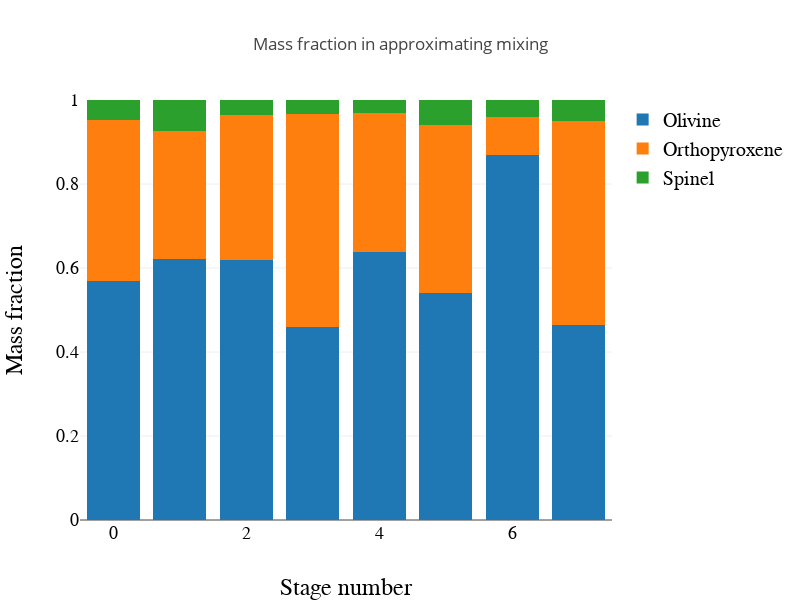

The cell this chart's notebook holds for it:
### Code cell
Plotly([
    {
        y : funcTools.zipWith((x,y)=>1-x-y)
            (parametersEachStage.mixing_stoichiometry_orthopyroxene)
            (parametersEachStage.mixing_stoichiometry_spinel),
        name : "Olivine",
        type:"bar"
    },
    {
        y : parametersEachStage.mixing_stoichiometry_orthopyroxene,
        name : "Orthopyroxene",
        type : "bar"
    },
    {
        y : parametersEachStage.mixing_stoichiometry_spinel,
        name : "Spinel",
        type : "bar"
    }
],
spread(
    middiumSize,
    legend(),
    axis("x", "Stage number"),
    axis("y", "Mass fraction", [0,1]),
    {
        barmode: "stack",
        title : "Mass fraction in approximating mixing",
    }
)
)

### Figure 1 — Plotly figure (JSON) as saved in the notebook; plotly's stock layout.template omitted (floating-point values rounded to 4 significant figures)
{"data": [{"name": "Olivine", "type": "bar", "uid": "590358", "y": [0.5687, 0.6219, 0.6202, 0.4602, 0.6385, 0.5405, 0.8701, 0.4654]}, {"name": "Orthopyroxene", "type": "bar", "uid": "9a6745", "y": ["0.38382499411106985", "0.30401199789329353", "0.3437575519119616", "0.5059766246030571", "0.33102103744304356", "0.39882245641108627", "0.08916271927244572", "0.484546982754867"]}, {"name": "Spinel", "type": "bar", "uid": "a584d3", "y": ["0.04749268167923583", "0.07406568673406726", "0.03599833103553364", "0.033782300166808735", "0.030455903051872533", "0.060672304804990626", "0.040729203834511694", "0.05001302893445686"]}], "layout": {"barmode": "stack", "height": 600, "legend": {"font": {"color": "#000", "family": "sans-serif", "size": 20}, "traceorder": "normal"}, "title": "Mass fraction in approximating mixing", "width": 800, "xaxis": {"autorange": true, "range": [-0.5, 7.5], "tickfont": {"color": "#000", "family": "sans-serif", "size": 18}, "title": "Stage number", "titlefont": {"color": "#000", "family": "sans-serif", "size": 24}}, "yaxis": {"range": [0, 1], "tickfont": {"color": "#000", "family": "sans-serif", "size": 18}, "title": "Mass fraction", "titlefont": {"color": "#000", "family": "sans-serif", "size": 24}, "type": "linear"}}}
